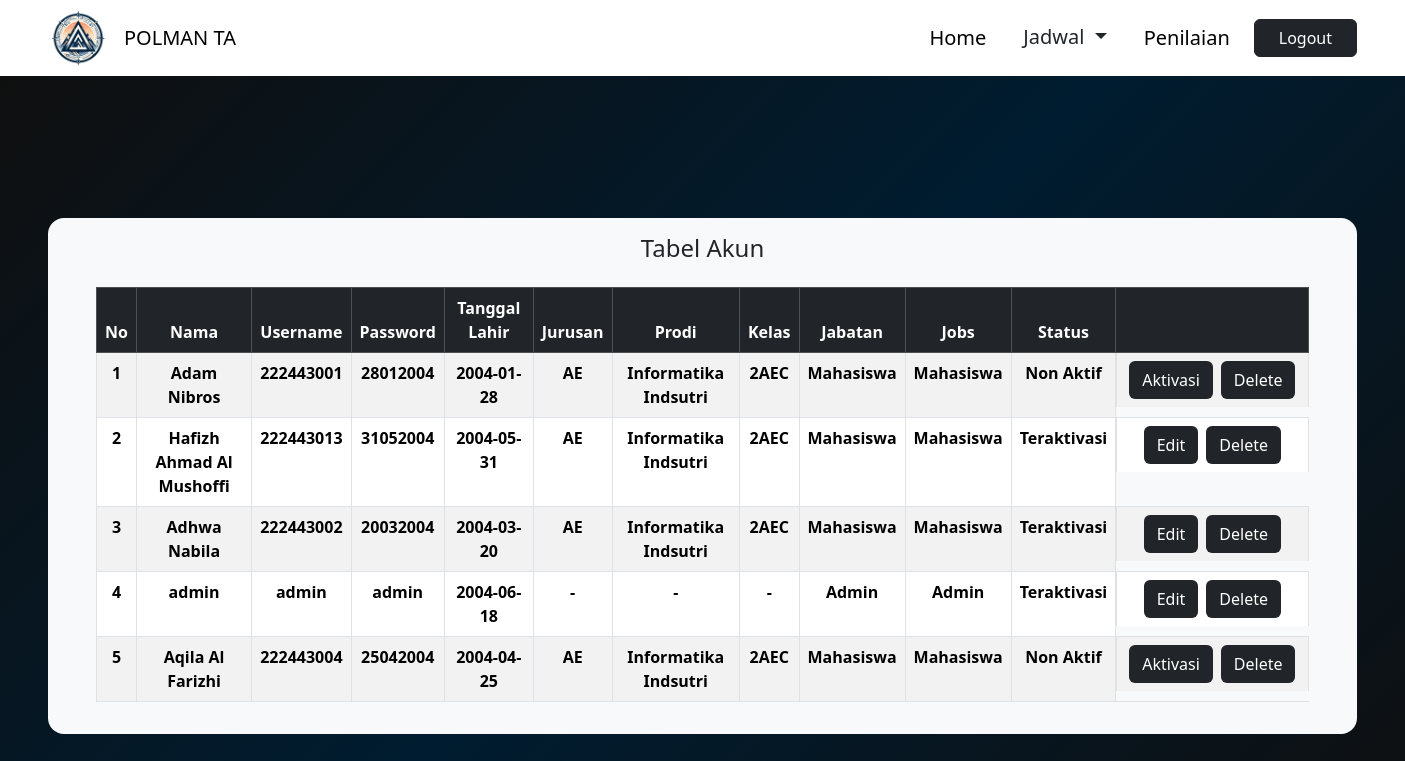
The page /index.php/admin/akun on the database as committed earlier.
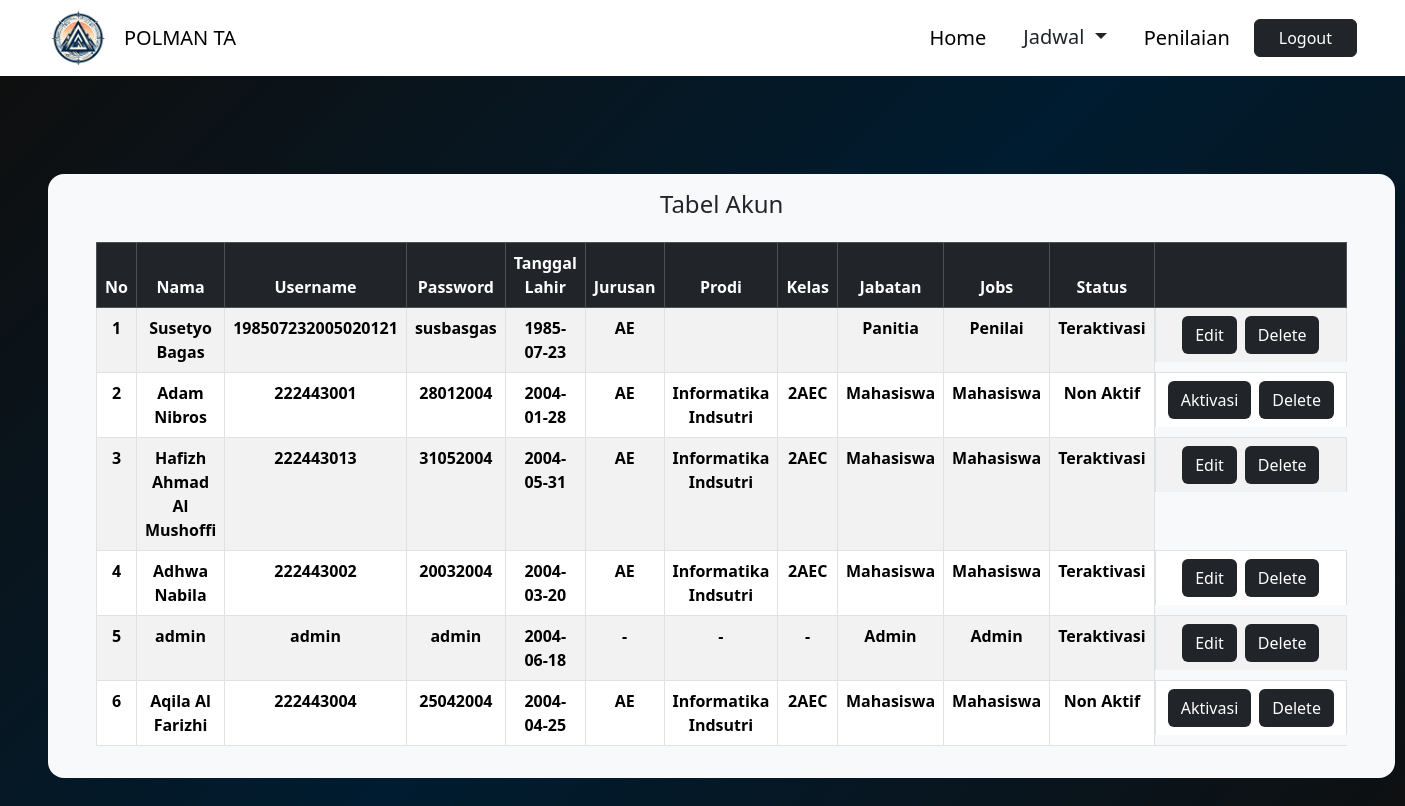
The same page on the database as committed later.
### tables this page shows
CREATE TABLE `tb_akun` (
  `id_user` varchar(40) NOT NULL,
  `nama` varchar(40) NOT NULL,
  `username` varchar(30) NOT NULL,
  `password` varchar(15) NOT NULL,
  `tgl_lahir` date NOT NULL,
  `jurusan` varchar(30) NOT NULL,
  `prodi` varchar(40) NOT NULL,
  `kelas` varchar(10) NOT NULL,
  `jabatan` varchar(20) NOT NULL DEFAULT 'Mahasiswa',
  `jobs` varchar(40) NOT NULL,
  `status` varchar(15) NOT NULL DEFAULT 'Non Aktif'
);

### application/controllers/Admin.php (called while the page is built, shortened)
<?php
class Admin extends CI_Controller
{
	public function __construct()
	{
		$this->load->model('m_admin');
	}
	public function akun()
	{
		$jumlah_data = $this->m_admin->get_akun();
		$config['base_url'] = base_url() . 'admin/akun';
		$config['total_rows'] = $jumlah_data;
		$config['per_page'] = 10;
		$config['full_tag_open'] = '<ul class="pagination justify-content-center">';
		$config['full_tag_close'] = '</ul>';
		$config['first_link'] = 'First';
		$config['last_link'] = 'Last';
		$config['first_tag_open'] = '<li class="page-item"><span class="page-link">';
		$config['first_tag_close'] = '</span></li>';
		$config['prev_link'] = '&laquo';
		$config['prev_tag_open'] = '<li class="page-item"><span class="page-link">';
		$config['prev_tag_close'] = '</span></li>';
		$config['next_link'] = '&raquo';
		$config['next_tag_open'] = '<li class="page-item"><span class="page-link">';
		$config['next_tag_close'] = '</span></li>';
		$config['last_tag_open'] = '<li class="page-item"><span class="page-link">';
		$config['last_tag_close'] = '</span></li>';
		$config['cur_tag_open'] = '<li class="page-item active"><a class="page-link bg-dark text-white border-dark" href="#">';
		$config['cur_tag_close'] = '</a></li>';
		$config['num_tag_open'] = '<li class="page-item"><span class="page-link">';
		$config['num_tag_close'] = '</span></li>';
		$from = $this->uri->segment(0);
		$this->pagination->initialize($config);
		$data["link_page"] = $this->pagination->create_links();
		$data['page'] = $this->m_admin->page_akun($config['per_page'], $from);
		$data['akun'] = $this->m_admin->data_akun();
		$this->load->view('template/admin/head');
		$this->load->view('admin/akun', $data);
		$this->load->view('template/footer');
	}
}
?>

### index.php (called while the page is built, shortened)
<?php
require_once BASEPATH.'core/CodeIgniter.php';

### application/models/M_admin.php (called while the page is built, shortened)
<?php
class M_admin extends CI_Model {
	public function data_akun(){
		return $this->db->get('tb_akun')->result();
	}
	public function page_akun($limit, $start) {
        $this->db->limit($limit, $start);
        $query = $this->db->get('tb_akun');
        return $query->result();
    }
}
?>

### application/views/admin/akun.php (the view, shortened to what this page needs)
<div class="container-fluid gradient-custom5 custom-height d-flex align-items-center px-5">
	<div class="col py-3 px-5 bg-light rounded-4">
		<h4 class="text-center mb-4">Tabel Akun</h4>
		<table class="table table-striped table-hover table-bordered">
			<thead class="table-dark">
				<tr>
					<th class="col text-center">
						No
					</th>
					<th class="col text-center">
						Nama
					</th>
					<th class="col text-center">
						Username
					</th>
					<th class="col text-center">
						Password
					</th>
					<th class="col text-center">
						Tanggal Lahir
					</th>
					<th class="col text-center">
						Jurusan
					</th>
					<th class="col text-center">
						Prodi
					</th>
					<th class="col text-center">
						Kelas
					</th>
					<th class="col text-center">
						Jabatan
					</th>
					<th class="col text-center">
						Jobs
					</th>
					<th class="col text-center">
						Status
					</th>
					<th class="col text-center"></th>
				</tr>
			</thead>
			<tbody>
				<?php $no = $this->uri->segment('0');
				foreach ($akun as $j) { ?>
					<tr>
						<th class="text-center">
							<?= ++$no; ?>
						</th>
						<th class="text-center">
							<?= $j->nama ?>
						</th>
						<th class="text-center">
							<?= $j->username ?>
						</th>
						<th class="text-center">
							<?= $j->password ?>
						</th>
						<th class="text-center">
							<?= $j->tgl_lahir ?>
						</th>
						<th class="text-center">
							<?= $j->jurusan ?>
						</th>
						<th class="text-center">
							<?= $j->prodi ?>
						</th>
						<th class="text-center">
							<?= $j->kelas ?>
						</th>
						<th class="text-center">
							<?= $j->jabatan ?>
						</th>
						<th class="text-center">
							<?= $j->jobs ?>
						</th>
						<th class="text-center">
							<?= $j->status ?>
						</th>
						<th class="d-flex justify-content-center">
							<?php if (!empty($j->status) && $j->status === 'Non Aktif') { ?>
								<button type="button" class="btn bg-dark text-white mx-1" data-bs-toggle="modal"
									data-bs-target="#updateModal<?= $j->id_user ?>">Aktivasi</button>
								<button type="button" class="btn bg-dark text-white mx-1" data-bs-toggle="modal"
									data-bs-target="#deleteModal<?= $j->id_user ?>">Delete</button>
							<?php } else if (!empty($j->status) && $j->status === 'Teraktivasi') { ?>
									<button type="button" class="btn bg-dark text-white mx-1" data-bs-toggle="modal"
										data-bs-target="#updateModal<?= $j->id_user ?>">Edit</button>
									<button type="button" class="btn bg-dark text-white mx-1" data-bs-toggle="modal"
										data-bs-target="#deleteModal<?= $j->id_user ?>">Delete</button>
							<?php } ?>
						</th>
					</tr>
				<?php } ?>
			</tbody>
		</table>
	</div>
</div>

### application/views/template/admin/head.php (shortened to what this page needs)
<!DOCTYPE html>
<html lang="en">
<head>
	<link rel="stylesheet" href="https://cdn.jsdelivr.net/npm/bootstrap@5.3.2/dist/css/bootstrap.min.css">
	<link rel="stylesheet" href="<?php echo base_url('/assets/css/user/timeline.css?v='.time()); ?>">
	<link rel="stylesheet" href="<?php echo base_url('/assets/css/custom_global.css?v='.time()); ?>">
</head>
<body>
	<nav class="navbar navbar-expand-lg bg-white sticky-top" id="navbar-example">
		<div class="container-fluid mx-auto px-5 d-flex">
			<div class="nav-item d-flex align-items-center ">
				<img src="<?php echo base_url('/assets/img/logo/logo.png'); ?>" alt="Logo" width="60" height="60"
					class="d-inline-block align-text-top">
				<a class="fs-5 text-black px-3 my-1 nova_square text-decoration-none" width="60" height="60"
					href="<?= base_url('admin'); ?>">POLMAN TA</a>
			</div>
			<div class="navbar-item" id="navbarSupportedContent">
				<ul class="navbar-nav me-auto mb-2 mb-lg-0">
					<li class="nav-item">
						<a class="nav-link text-black fs-5 px-4 nova_square" href="<?= base_url('admin'); ?>">Home</a>
					</li>
					<li class="nav-item">
						<div class="dropdown">
							<button class="btn dropdown-toggle fs-5" type="button" data-bs-toggle="dropdown"
								aria-expanded="false">
								Jadwal
							</button>
						</div>
					</li>
					<div class="nav-item">
						<a class="nav-link text-black fs-5 px-4 nova_square"
							href="<?= base_url('admin/nilai'); ?>">Penilaian</a>
					</div>
					<li class="nav-item ">
						<a class="btn log btn-dark px-4 my-1 text-white nova_square d-flex align-items-center"
							href="<?= base_url('auth/logout'); ?>">
							Logout
						</a>
					</li>
				</ul>
			</div>
		</div>
	</nav>

### application/views/template/footer.php (shortened to what this page needs)
</body>
</html>

### assets/css/custom_global.css (style rules this page uses)
.custom-height { min-height: 100vh; }
.gradient-custom5 { background: #fccb90; background: -webkit-linear-gradient(135deg, #0f0f0f, #001c30, #0f0f0f); background: linear-gradient(135deg, #0f0f0f, #001c30, #0f0f0f); }
a { color: #0f0f0f; text-decoration: none; }

Rows that differ between the two databases and show on the page:
added tb_akun: nama "Susetyo Bagas", username "198507232005020121", password "susbasgas", tgl_lahir "1985-07-23", jurusan "AE", jabatan "Panitia", jobs "Penilai", status "Teraktivasi"
